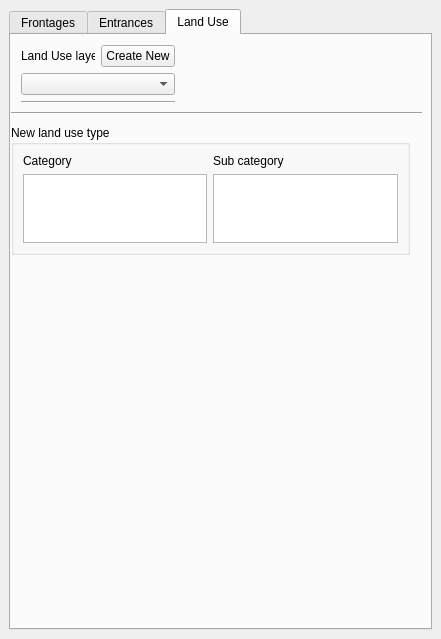
<?xml version="1.0" encoding="UTF-8"?>
<ui version="4.0">
 <class>DockWidget</class>
 <widget class="QDockWidget" name="DockWidget">
  <property name="geometry">
   <rect>
    <x>0</x>
    <y>0</y>
    <width>441</width>
    <height>639</height>
   </rect>
  </property>
  <property name="minimumSize">
   <size>
    <width>441</width>
    <height>579</height>
   </size>
  </property>
  <property name="windowTitle">
   <string>Urban Data Input</string>
  </property>
  <widget class="QWidget" name="dockWidgetContents">
   <layout class="QVBoxLayout" name="verticalLayout">
    <item>
     <widget class="QTabWidget" name="tabWidget">
      <property name="tabShape">
       <enum>QTabWidget::Rounded</enum>
      </property>
      <property name="currentIndex">
       <number>2</number>
      </property>
      <property name="usesScrollButtons">
       <bool>true</bool>
      </property>
      <widget class="QWidget" name="tab">
       <attribute name="title">
        <string>Frontages</string>
       </attribute>
       <layout class="QVBoxLayout" name="verticalLayout_2" stretch="0,0,3,0">
        <item>
         <layout class="QGridLayout" name="gridLayout">
          <item row="0" column="0">
           <widget class="QLabel" name="label_2">
            <property name="text">
             <string>Frontage layer</string>
            </property>
           </widget>
          </item>
          <item row="2" column="0" colspan="2">
           <widget class="Line" name="line_2">
            <property name="orientation">
             <enum>Qt::Horizontal</enum>
            </property>
           </widget>
          </item>
          <item row="0" column="1">
           <widget class="QPushButton" name="pushButtonNewFile">
            <property name="sizePolicy">
             <sizepolicy hsizetype="Maximum" vsizetype="Fixed">
              <horstretch>0</horstretch>
              <verstretch>0</verstretch>
             </sizepolicy>
            </property>
            <property name="text">
             <string>Create New</string>
            </property>
           </widget>
          </item>
          <item row="1" column="0" colspan="2">
           <widget class="QComboBox" name="useExistingcomboBox">
            <property name="sizePolicy">
             <sizepolicy hsizetype="Minimum" vsizetype="Fixed">
              <horstretch>0</horstretch>
              <verstretch>0</verstretch>
             </sizepolicy>
            </property>
           </widget>
          </item>
         </layout>
        </item>
        <item>
         <widget class="QGroupBox" name="groupBox_3">
          <property name="sizePolicy">
           <sizepolicy hsizetype="Preferred" vsizetype="Maximum">
            <horstretch>0</horstretch>
            <verstretch>0</verstretch>
           </sizepolicy>
          </property>
          <property name="maximumSize">
           <size>
            <width>16777215</width>
            <height>130</height>
           </size>
          </property>
          <property name="title">
           <string>New frontage type</string>
          </property>
          <layout class="QGridLayout" name="gridLayout_4">
           <item row="0" column="0">
            <widget class="QListWidget" name="frontageslistWidget"/>
           </item>
          </layout>
         </widget>
        </item>
        <item>
         <widget class="QGroupBox" name="groupBox_2">
          <property name="title">
           <string>Update frontages</string>
          </property>
          <layout class="QVBoxLayout" name="verticalLayout_3">
           <item>
            <layout class="QHBoxLayout" name="horizontalLayout_2">
             <item>
              <widget class="QTableWidget" name="tableWidgetFrontage"/>
             </item>
            </layout>
           </item>
           <item>
            <layout class="QGridLayout" name="gridLayout_3">
             <item row="0" column="0">
              <widget class="QPushButton" name="updateFacadeButton">
               <property name="sizePolicy">
                <sizepolicy hsizetype="Maximum" vsizetype="Fixed">
                 <horstretch>0</horstretch>
                 <verstretch>0</verstretch>
                </sizepolicy>
               </property>
               <property name="text">
                <string>Update Type</string>
               </property>
              </widget>
             </item>
             <item row="0" column="1">
              <widget class="QPushButton" name="updateIDButton">
               <property name="sizePolicy">
                <sizepolicy hsizetype="Maximum" vsizetype="Fixed">
                 <horstretch>0</horstretch>
                 <verstretch>0</verstretch>
                </sizepolicy>
               </property>
               <property name="text">
                <string>Update ID</string>
               </property>
              </widget>
             </item>
             <item row="0" column="2">
              <widget class="QPushButton" name="updateLengthButton">
               <property name="sizePolicy">
                <sizepolicy hsizetype="Maximum" vsizetype="Fixed">
                 <horstretch>0</horstretch>
                 <verstretch>0</verstretch>
                </sizepolicy>
               </property>
               <property name="text">
                <string>Update Length</string>
               </property>
              </widget>
             </item>
            </layout>
           </item>
          </layout>
         </widget>
        </item>
        <item>
         <layout class="QGridLayout" name="gridLayout_2">
          <item row="2" column="0">
           <widget class="QComboBox" name="pushIDcomboBox"/>
          </item>
          <item row="1" column="0">
           <widget class="QLabel" name="label_3">
            <property name="text">
             <string>Hide lines with no frontage type</string>
            </property>
           </widget>
          </item>
          <item row="1" column="1">
           <widget class="QPushButton" name="hideshowButton">
            <property name="text">
             <string>Hide</string>
            </property>
            <property name="checkable">
             <bool>true</bool>
            </property>
            <property name="autoDefault">
             <bool>false</bool>
            </property>
            <property name="flat">
             <bool>false</bool>
            </property>
           </widget>
          </item>
          <item row="2" column="1">
           <widget class="QPushButton" name="updateIDPushButton">
            <property name="sizePolicy">
             <sizepolicy hsizetype="Maximum" vsizetype="Fixed">
              <horstretch>0</horstretch>
              <verstretch>0</verstretch>
             </sizepolicy>
            </property>
            <property name="text">
             <string>Push ID</string>
            </property>
           </widget>
          </item>
          <item row="3" column="0" colspan="2">
           <widget class="QListWidget" name="pushIDlistWidget">
            <property name="sizePolicy">
             <sizepolicy hsizetype="Expanding" vsizetype="Maximum">
              <horstretch>0</horstretch>
              <verstretch>0</verstretch>
             </sizepolicy>
            </property>
            <property name="maximumSize">
             <size>
              <width>16777215</width>
              <height>25</height>
             </size>
            </property>
           </widget>
          </item>
          <item row="0" column="0" colspan="2">
           <widget class="Line" name="line">
            <property name="orientation">
             <enum>Qt::Horizontal</enum>
            </property>
           </widget>
          </item>
         </layout>
        </item>
       </layout>
      </widget>
      <widget class="QWidget" name="tab_2">
       <attribute name="title">
        <string>Entrances</string>
       </attribute>
       <layout class="QVBoxLayout" name="verticalLayout_5">
        <item>
         <layout class="QGridLayout" name="gridLayout_5">
          <item row="0" column="0">
           <widget class="QLabel" name="label_4">
            <property name="text">
             <string>Entrance layer</string>
            </property>
           </widget>
          </item>
          <item row="2" column="0" colspan="2">
           <widget class="Line" name="line_3">
            <property name="orientation">
             <enum>Qt::Horizontal</enum>
            </property>
           </widget>
          </item>
          <item row="0" column="1">
           <widget class="QPushButton" name="pushButtonNewEntrancesFile">
            <property name="sizePolicy">
             <sizepolicy hsizetype="Maximum" vsizetype="Fixed">
              <horstretch>0</horstretch>
              <verstretch>0</verstretch>
             </sizepolicy>
            </property>
            <property name="text">
             <string>Create New</string>
            </property>
           </widget>
          </item>
          <item row="1" column="0" colspan="2">
           <widget class="QComboBox" name="useExistingEntrancescomboBox">
            <property name="sizePolicy">
             <sizepolicy hsizetype="Minimum" vsizetype="Fixed">
              <horstretch>0</horstretch>
              <verstretch>0</verstretch>
             </sizepolicy>
            </property>
           </widget>
          </item>
         </layout>
        </item>
        <item>
         <widget class="QGroupBox" name="groupBox_4">
          <property name="sizePolicy">
           <sizepolicy hsizetype="Preferred" vsizetype="Maximum">
            <horstretch>0</horstretch>
            <verstretch>0</verstretch>
           </sizepolicy>
          </property>
          <property name="maximumSize">
           <size>
            <width>16777215</width>
            <height>130</height>
           </size>
          </property>
          <property name="title">
           <string>New entrance type</string>
          </property>
          <layout class="QGridLayout" name="gridLayout_6">
           <item row="0" column="0">
            <widget class="QLabel" name="label">
             <property name="text">
              <string>Category</string>
             </property>
            </widget>
           </item>
           <item row="0" column="1">
            <widget class="QLabel" name="label_5">
             <property name="text">
              <string>Sub category</string>
             </property>
            </widget>
           </item>
           <item row="0" column="2">
            <widget class="QLabel" name="label_6">
             <property name="text">
              <string>Access level</string>
             </property>
            </widget>
           </item>
           <item row="1" column="1">
            <widget class="QListWidget" name="esubcategorylistWidget">
             <property name="sizePolicy">
              <sizepolicy hsizetype="Expanding" vsizetype="Maximum">
               <horstretch>0</horstretch>
               <verstretch>0</verstretch>
              </sizepolicy>
             </property>
             <property name="currentRow">
              <number>-1</number>
             </property>
            </widget>
           </item>
           <item row="1" column="2">
            <widget class="QListWidget" name="eaccesscategorylistWidget">
             <property name="sizePolicy">
              <sizepolicy hsizetype="Expanding" vsizetype="Maximum">
               <horstretch>0</horstretch>
               <verstretch>0</verstretch>
              </sizepolicy>
             </property>
            </widget>
           </item>
           <item row="1" column="0">
            <widget class="QListWidget" name="ecategorylistWidget">
             <property name="sizePolicy">
              <sizepolicy hsizetype="Expanding" vsizetype="Maximum">
               <horstretch>0</horstretch>
               <verstretch>0</verstretch>
              </sizepolicy>
             </property>
             <property name="autoFillBackground">
              <bool>false</bool>
             </property>
             <property name="alternatingRowColors">
              <bool>false</bool>
             </property>
             <property name="selectionRectVisible">
              <bool>false</bool>
             </property>
            </widget>
           </item>
          </layout>
         </widget>
        </item>
        <item>
         <widget class="QGroupBox" name="groupBox_5">
          <property name="title">
           <string>Update entrance</string>
          </property>
          <layout class="QVBoxLayout" name="verticalLayout_4">
           <item>
            <layout class="QHBoxLayout" name="horizontalLayout_3">
             <item>
              <widget class="QTableWidget" name="tableWidgetEntrance"/>
             </item>
            </layout>
           </item>
           <item>
            <layout class="QGridLayout" name="gridLayout_7">
             <item row="0" column="0">
              <widget class="QPushButton" name="updateEntranceButton">
               <property name="sizePolicy">
                <sizepolicy hsizetype="Maximum" vsizetype="Fixed">
                 <horstretch>0</horstretch>
                 <verstretch>0</verstretch>
                </sizepolicy>
               </property>
               <property name="text">
                <string>Update Type</string>
               </property>
              </widget>
             </item>
             <item row="0" column="1">
              <widget class="QPushButton" name="updateEntranceIDButton">
               <property name="sizePolicy">
                <sizepolicy hsizetype="Maximum" vsizetype="Fixed">
                 <horstretch>0</horstretch>
                 <verstretch>0</verstretch>
                </sizepolicy>
               </property>
               <property name="text">
                <string>Update ID</string>
               </property>
              </widget>
             </item>
            </layout>
           </item>
          </layout>
         </widget>
        </item>
       </layout>
      </widget>
      <widget class="QWidget" name="tab_3">
       <attribute name="title">
        <string>Land Use</string>
       </attribute>
       <widget class="QWidget" name="layoutWidget">
        <property name="geometry">
         <rect>
          <x>10</x>
          <y>10</y>
          <width>154</width>
          <height>60</height>
         </rect>
        </property>
        <layout class="QGridLayout" name="gridLayout_8">
         <item row="0" column="0">
          <widget class="QLabel" name="label_7">
           <property name="text">
            <string>Land Use layer</string>
           </property>
          </widget>
         </item>
         <item row="2" column="0" colspan="2">
          <widget class="Line" name="line_4">
           <property name="orientation">
            <enum>Qt::Horizontal</enum>
           </property>
          </widget>
         </item>
         <item row="0" column="1">
          <widget class="QPushButton" name="pushButtonNewLUFile">
           <property name="sizePolicy">
            <sizepolicy hsizetype="Maximum" vsizetype="Fixed">
             <horstretch>0</horstretch>
             <verstretch>0</verstretch>
            </sizepolicy>
           </property>
           <property name="text">
            <string>Create New</string>
           </property>
          </widget>
         </item>
         <item row="1" column="0" colspan="2">
          <widget class="QComboBox" name="useExistingLUcomboBox">
           <property name="sizePolicy">
            <sizepolicy hsizetype="Minimum" vsizetype="Fixed">
             <horstretch>0</horstretch>
             <verstretch>0</verstretch>
            </sizepolicy>
           </property>
          </widget>
         </item>
        </layout>
       </widget>
       <widget class="Line" name="line_5">
        <property name="geometry">
         <rect>
          <x>0</x>
          <y>70</y>
          <width>411</width>
          <height>16</height>
         </rect>
        </property>
        <property name="orientation">
         <enum>Qt::Horizontal</enum>
        </property>
       </widget>
       <widget class="QGroupBox" name="groupBox_6">
        <property name="geometry">
         <rect>
          <x>0</x>
          <y>90</y>
          <width>399</width>
          <height>130</height>
         </rect>
        </property>
        <property name="sizePolicy">
         <sizepolicy hsizetype="Preferred" vsizetype="Maximum">
          <horstretch>0</horstretch>
          <verstretch>0</verstretch>
         </sizepolicy>
        </property>
        <property name="maximumSize">
         <size>
          <width>16777215</width>
          <height>130</height>
         </size>
        </property>
        <property name="title">
         <string>New land use type</string>
        </property>
        <layout class="QGridLayout" name="gridLayout_9">
         <item row="0" column="1">
          <widget class="QLabel" name="label_9">
           <property name="text">
            <string>Sub category</string>
           </property>
          </widget>
         </item>
         <item row="0" column="0">
          <widget class="QLabel" name="label_8">
           <property name="text">
            <string>Category</string>
           </property>
          </widget>
         </item>
         <item row="1" column="1">
          <widget class="QListWidget" name="esubcategorylistWidget_2">
           <property name="sizePolicy">
            <sizepolicy hsizetype="Expanding" vsizetype="Maximum">
             <horstretch>0</horstretch>
             <verstretch>0</verstretch>
            </sizepolicy>
           </property>
          </widget>
         </item>
         <item row="1" column="0">
          <widget class="QListWidget" name="ecategorylistWidget_2">
           <property name="sizePolicy">
            <sizepolicy hsizetype="Expanding" vsizetype="Maximum">
             <horstretch>0</horstretch>
             <verstretch>0</verstretch>
            </sizepolicy>
           </property>
           <property name="autoFillBackground">
            <bool>false</bool>
           </property>
           <property name="alternatingRowColors">
            <bool>false</bool>
           </property>
           <property name="selectionRectVisible">
            <bool>false</bool>
           </property>
          </widget>
         </item>
        </layout>
       </widget>
      </widget>
     </widget>
    </item>
   </layout>
  </widget>
 </widget>
 <resources/>
 <connections/>
</ui>
